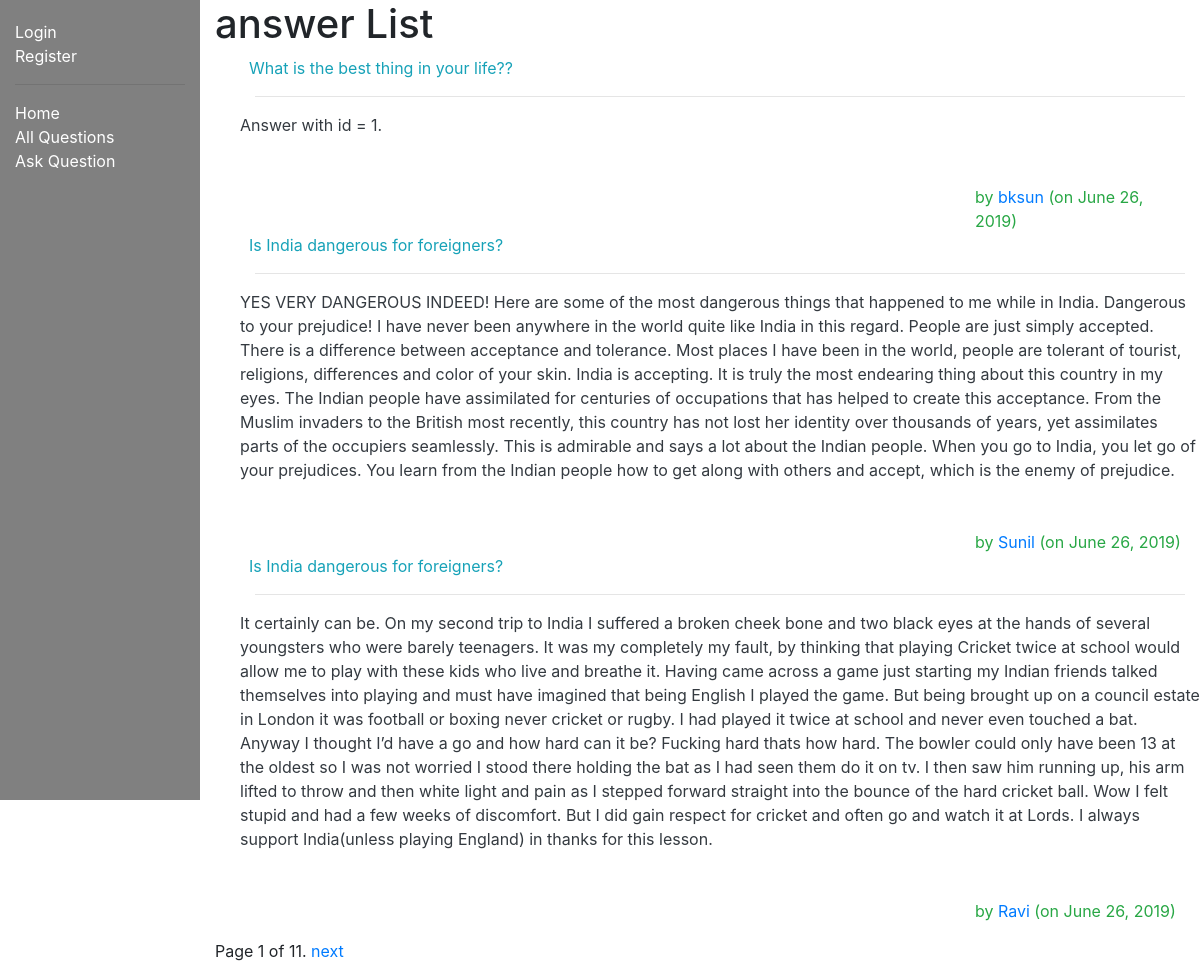
The app's page /myquora/answers/, older data.
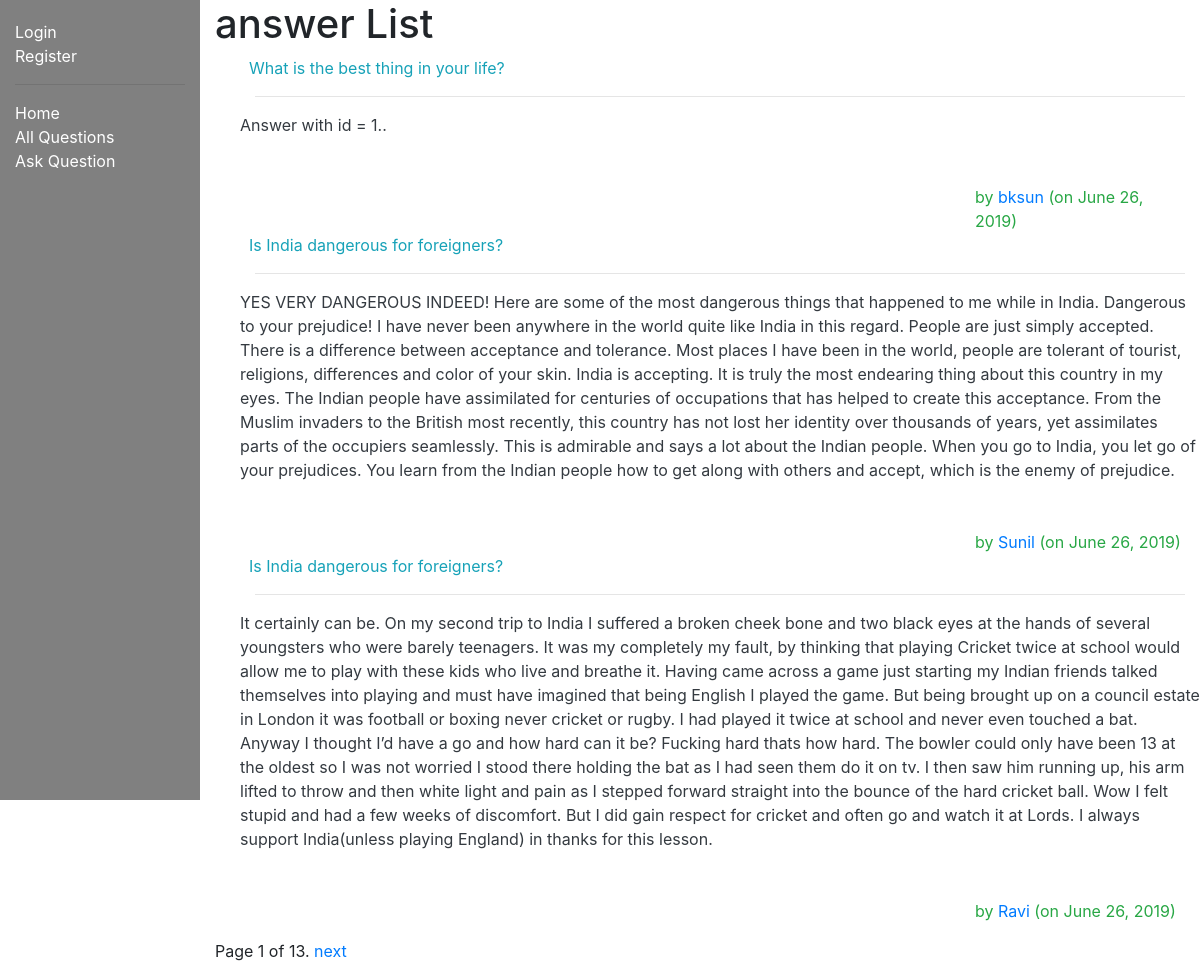
The same page, newer data.
### myquora/models.py (models this page shows, shortened)
class Answer(models.Model):
    author = models.ForeignKey(Author, on_delete=models.SET_NULL, null=True)
    question = models.ForeignKey('Question', on_delete=models.SET_NULL, null=True)
    answer_text = models.TextField(max_length=2000, help_text='Write your answer here...')
    date_created = models.DateField(null=True, default=timezone.now())
    date_updated = models.DateField(null=True, default=timezone.now())
    upvote = models.IntegerField(default=0)
    downvote = models.IntegerField(default=0)
    views = models.IntegerField(default=0)

class Question(models.Model):
    author = models.ForeignKey(Author, on_delete=models.SET_NULL, null=True)
    question_text = models.TextField(max_length=1000, help_text='Enter your question in brief')
    date_created = models.DateField(null=True, default=timezone.now())
    date_updated = models.DateField(null=True, default=timezone.now())

class Author(models.Model):
    user = models.ForeignKey(User, on_delete=models.CASCADE)
    email = models.EmailField(max_length=70, blank=True)
    date_created = models.DateField(null=True, default=timezone.now())
    credits = models.IntegerField(default=0)
    def get_absolute_url(self):
        return reverse('author-detail', args=[str(self.id)])
    def __str__(self):
        return f'{self.user.username}'

### myquora/views.py (the view)
# urls.py: path('answers/', views.AnswerListView.as_view(), name='answers'),
class AnswerListView(generic.ListView):
    model = Answer
    paginate_by = 3

### myquora/templates/myquora/answer_list.html
{% extends "base_generic.html" %}
{% block content %}
  <h1>answer List</h1>
  {% if answer_list %}
  <ul>
    {% for answer in answer_list %}
      <div class="row text-info">
          &nbsp; {{ answer.question.question_text }}
      </div>
          <hr></hr>
        <div class="row text-dark">
          {{ answer.answer_text }}</a>
        </div>
        <br>
        <br>
        <div class="row text-success">
            <div class="col"></div>
            <div class="col-6"></div>
            <div class="col">
                by <a href="{{ answer.author.get_absolute_url }}">{{answer.author}} </a>
                (on {{answer.date_updated}})
            </div>
        </div>
    {% endfor %}
  </ul>
  {% else %}
    <p>There are no answers in the library.</p>
  {% endif %}
{% endblock %}

Row changes from the older to the newer data that the page shows:
changed Answer "bksun": question.question_text "What is the best thing in your life??" → "What is the best thing in your life?"; answer_text "Answer with id = 1." → "Answer with id = 1.."
Text that changed along with them:
{{ page_obj.paginator.num_pages }}: "11" → "13"
